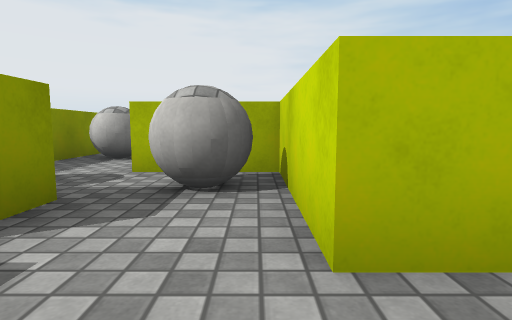
View 1 (above)

13 first-person views from a walk through a scene from a Unity 3-D project. The camera is 0.58 m above the floor, tilts 6° down and sees 80° across. The floor is counted in squares, 1 m on a side. Each view is taken from the middle of a square. On the plan, view 1 faces up. The plan holds only what a view shows up to about 9 squares ahead; the rest is blank. The place goes on beyond the plan. The player character is not drawn. Surface patterns are stand-ins for the level's own textures.

View 2
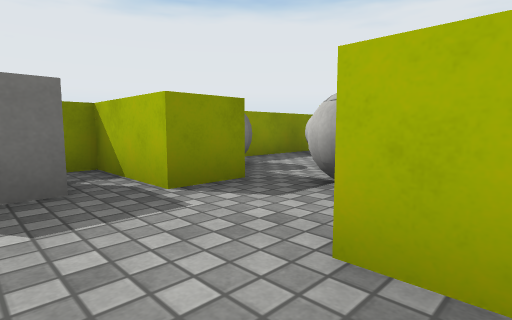

View 3
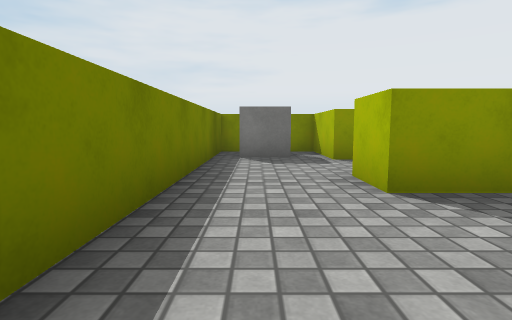

View 4
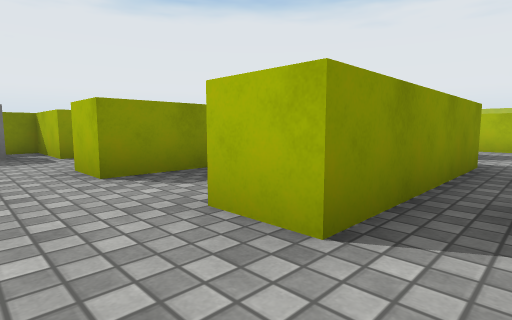

View 5
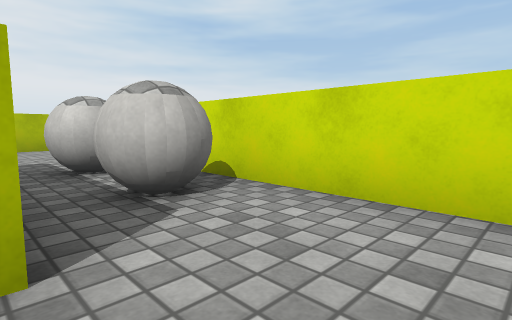

View 6
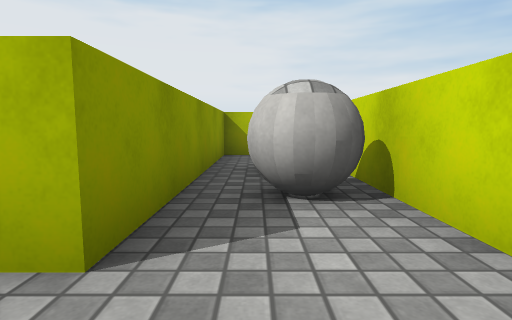

View 7
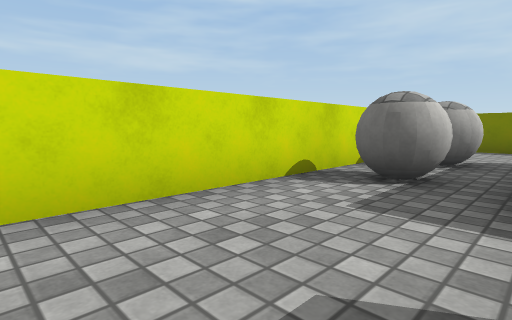

View 8
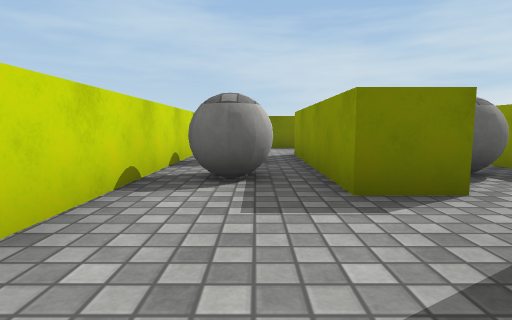

View 9
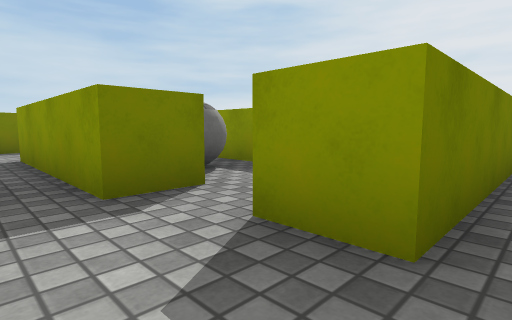

View 10
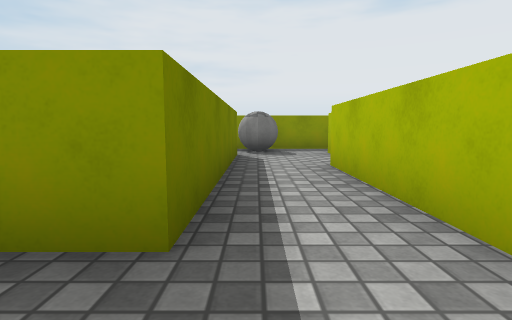

View 11
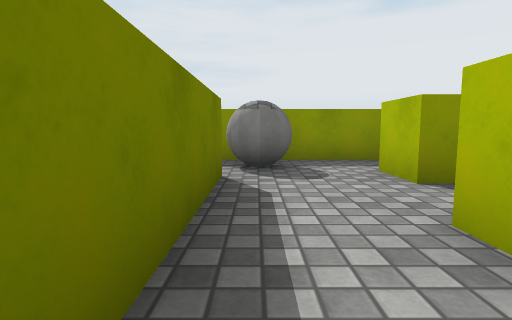

View 12
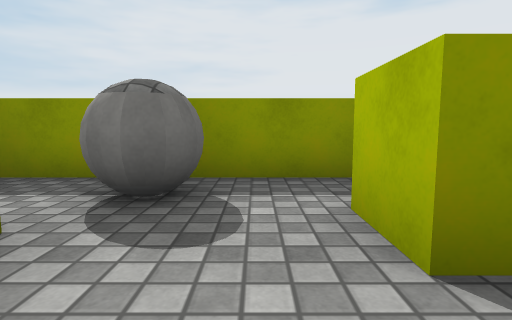

View 13
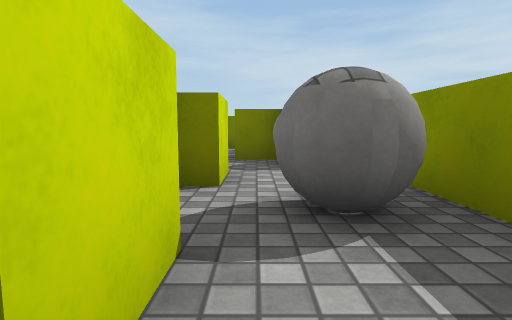

### Floor plan
Ten units are one square. View 1 is at (0, 0); x grows to the right and y downward. Boxes are objects, and circles mark ways between rooms. Rooms are numbered by the first view taken in them; rooms with no view inside come last. Other rooms are left out.
<svg viewBox="-41 -102 109 116">
<path fill="none" stroke="#000" d="M-36 -15 -36 9 6 9M3 -12 3 -33M-36 -65 -36 -43M32 -12 32 -36M6 9 25 9M20 -66 13 -66 13 -12 3 -12M31 -54 42 -54 42 -12 32 -12M63 -1 63 -79M58 -92 1 -92M25 9 55 9M4 -76 36 -76 36 -65M-16 -65 -16 -76 4 -76M-11 -97 -23 -97M-36 -94 -36 -65"/>
<rect x="-35" y="-5" width="20" height="10" fill="#bbb"><title>cube</title></rect>
<rect x="-35" y="-25" width="20" height="10" fill="#bbb"><title>block</title></rect>
<rect x="-35" y="-35" width="10" height="10" fill="#bbb"><title>ball</title></rect>
<rect x="-35" y="-65" width="10" height="10" fill="#bbb"><title>ball</title></rect>
<rect x="-15" y="-35" width="20" height="10" fill="#bbb"><title>ball</title></rect>
<rect x="-15" y="-55" width="20" height="20" fill="#bbb"><title>block</title></rect>
<rect x="15" y="-35" width="10" height="10" fill="#bbb"><title>ball</title></rect>
<rect x="15" y="-45" width="10" height="10" fill="#bbb"><title>ball</title></rect>
<rect x="45" y="-35" width="10" height="10" fill="#bbb"><title>ball</title></rect>
<rect x="45" y="-45" width="10" height="10" fill="#bbb"><title>ball</title></rect>
<rect x="-35" y="-85" width="10" height="10" fill="#bbb"><title>ball</title></rect>
<circle cx="10" cy="-5" r="3" fill="#2a7"/>
<circle cx="-25" cy="-70" r="3" fill="#2a7"/>
<circle cx="30" cy="-60" r="3" fill="#2a7"/>
<circle cx="35" cy="-5" r="3" fill="#2a7"/>
<circle cx="10" cy="-80" r="3" fill="#2a7"/>
<text x="-20" y="-30">1</text>
<text x="20" y="-20">2</text>
<text x="50" y="-40">3</text>
<text x="-20" y="-80">4</text>
</svg>
Room 1 opens to room 2. Room 1 opens to room 4. Room 2 opens to room 3. Room 3 opens to room 4.

Where each view was taken, in squares from view 1:
view 1: 0 up, 0 right, facing up
view 2: 0 up, 1 right, facing up-left
view 3: 0 up, 4 right, facing left
view 4: 0 up, 5 right, facing up-left
view 5: 0 up, 4 right, facing up-right
view 6: 0 up, 2 right, facing up
view 7: 8 up, 4 right, facing down-right
view 8: 8 up, 5 right, facing down
view 9: 8 up, 5 right, facing down-left
view 10: 8 up, 5 right, facing left
view 11: 8 up, 2 right, facing left
view 12: 9 up, 0 right, facing left
view 13: 8 up, 2 left, facing down
